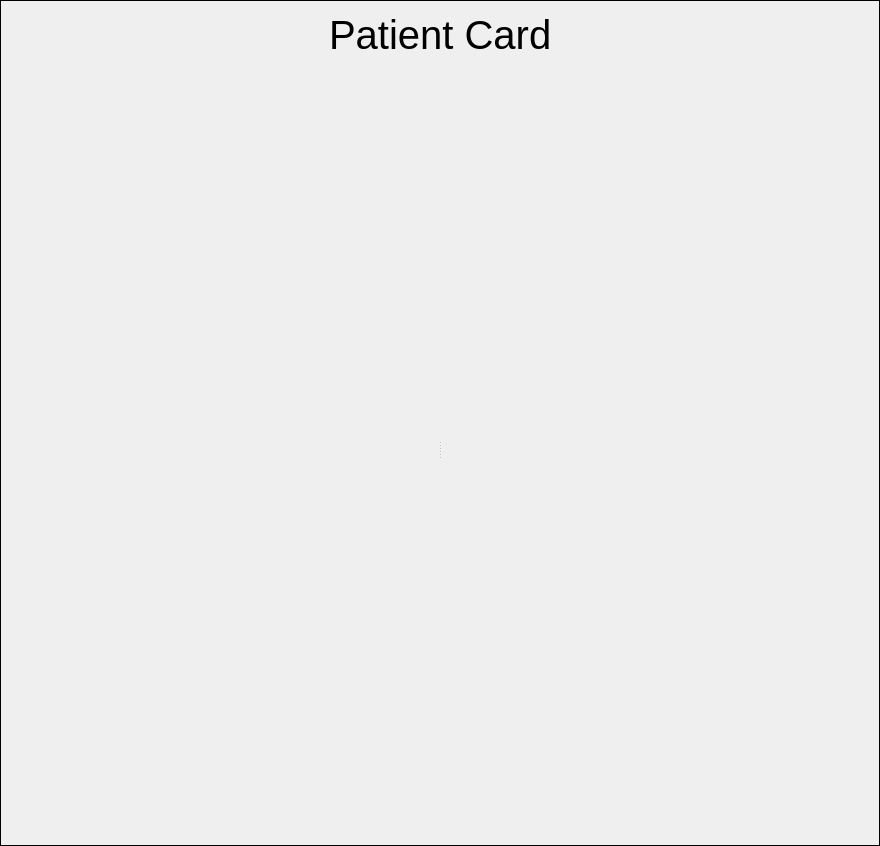
<?xml version="1.0" encoding="UTF-8"?>
<ui version="4.0">
 <class>DefaultPatientCardWidget</class>
 <widget class="QFrame" name="DefaultPatientCardWidget">
  <property name="geometry">
   <rect>
    <x>0</x>
    <y>0</y>
    <width>880</width>
    <height>846</height>
   </rect>
  </property>
  <property name="sizePolicy">
   <sizepolicy hsizetype="Fixed" vsizetype="Expanding">
    <horstretch>0</horstretch>
    <verstretch>0</verstretch>
   </sizepolicy>
  </property>
  <property name="windowTitle">
   <string>Frame</string>
  </property>
  <property name="frameShape">
   <enum>QFrame::Box</enum>
  </property>
  <property name="frameShadow">
   <enum>QFrame::Plain</enum>
  </property>
  <layout class="QVBoxLayout" name="verticalLayout">
   <item>
    <layout class="QHBoxLayout" name="horizontalLayout">
     <property name="sizeConstraint">
      <enum>QLayout::SetDefaultConstraint</enum>
     </property>
     <item>
      <spacer name="horizontalSpacer">
       <property name="orientation">
        <enum>Qt::Horizontal</enum>
       </property>
       <property name="sizeHint" stdset="0">
        <size>
         <width>40</width>
         <height>0</height>
        </size>
       </property>
      </spacer>
     </item>
     <item>
      <widget class="QLabel" name="label">
       <property name="sizePolicy">
        <sizepolicy hsizetype="Fixed" vsizetype="Fixed">
         <horstretch>0</horstretch>
         <verstretch>0</verstretch>
        </sizepolicy>
       </property>
       <property name="font">
        <font>
         <pointsize>30</pointsize>
        </font>
       </property>
       <property name="text">
        <string>Patient Card</string>
       </property>
      </widget>
     </item>
     <item>
      <spacer name="horizontalSpacer_2">
       <property name="orientation">
        <enum>Qt::Horizontal</enum>
       </property>
       <property name="sizeHint" stdset="0">
        <size>
         <width>40</width>
         <height>0</height>
        </size>
       </property>
      </spacer>
     </item>
    </layout>
   </item>
   <item>
    <widget class="QSplitter" name="splitter">
     <property name="sizePolicy">
      <sizepolicy hsizetype="Expanding" vsizetype="Expanding">
       <horstretch>0</horstretch>
       <verstretch>0</verstretch>
      </sizepolicy>
     </property>
     <property name="orientation">
      <enum>Qt::Horizontal</enum>
     </property>
     <widget class="QFrame" name="leftFrame">
      <property name="sizePolicy">
       <sizepolicy hsizetype="Preferred" vsizetype="Expanding">
        <horstretch>0</horstretch>
        <verstretch>0</verstretch>
       </sizepolicy>
      </property>
      <property name="minimumSize">
       <size>
        <width>0</width>
        <height>0</height>
       </size>
      </property>
      <property name="maximumSize">
       <size>
        <width>16777215</width>
        <height>16777215</height>
       </size>
      </property>
      <property name="frameShape">
       <enum>QFrame::NoFrame</enum>
      </property>
      <layout class="QVBoxLayout" name="verticalLayout_3">
       <property name="spacing">
        <number>8</number>
       </property>
       <property name="margin">
        <number>0</number>
       </property>
      </layout>
     </widget>
     <widget class="QFrame" name="rightFrame">
      <property name="sizePolicy">
       <sizepolicy hsizetype="Fixed" vsizetype="Expanding">
        <horstretch>0</horstretch>
        <verstretch>0</verstretch>
       </sizepolicy>
      </property>
      <property name="maximumSize">
       <size>
        <width>510</width>
        <height>16777215</height>
       </size>
      </property>
      <property name="frameShape">
       <enum>QFrame::NoFrame</enum>
      </property>
      <layout class="QVBoxLayout" name="verticalLayout_6">
       <property name="spacing">
        <number>10</number>
       </property>
       <property name="margin">
        <number>0</number>
       </property>
      </layout>
     </widget>
    </widget>
   </item>
  </layout>
 </widget>
 <resources>
  <include location="medusaDatabaseIcons.qrc"/>
 </resources>
 <connections/>
 <slots>
  <slot>currentSessionChanged(QTreeWidgetItem*,QTreeWidgetItem*)</slot>
 </slots>
</ui>
